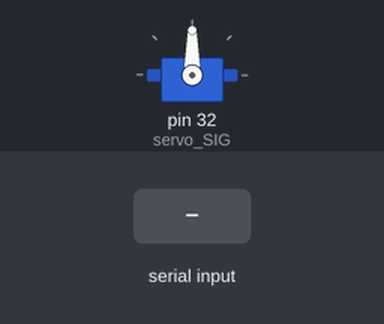
Bench run of a program on a simulated Raspberry Pi (header pin numbers). Shown: servo. Inputs (shaded band) come from the test bench. Servo angles are drawn from the pulse width (0.5 ms = 0°, 2.5 ms = 180°); what the program prints to the terminal is not drawn.

Above: at 3.2 s.
3.3 s: "1" typed at the terminal, then Enter
At 3.9 s:
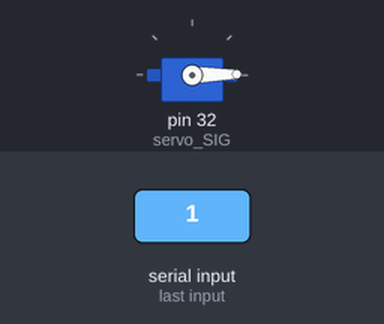
4.8 s: "90" typed at the terminal, then Enter
At 6.2 s:
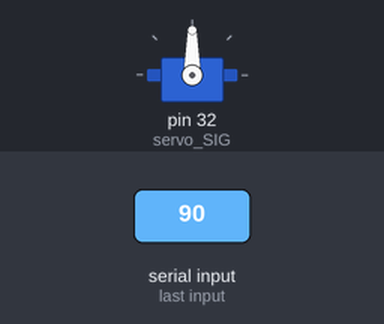
Timing chart, 0 to 7.8 s (numbered marks = the images above; inputs shaded):
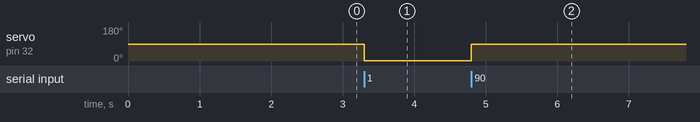

The program:

servo_PWM_GPIO_2_chinese.py
```python
#!/usr/bin/python
# coding:utf-8
# servo_PWM_GPIO_2.py
# 输入一个角度值，舵机将转动到对应的角度
try:
    import RPi.GPIO as GPIO
except RuntimeError:
    print("Error importing RPi.GPIO!  This is probably because you need superuser privileges. "
          " You can achieve this by using 'sudo' to run your script")
import time


def servo_map(before_value, before_range_min, before_range_max, after_range_min, after_range_max):
    """
    功能:将某个范围的值映射为另一个范围的值
    参数：原范围某值，原范围最小值，原范围最大值，变换后范围最小值，变换后范围最大值
    返回：变换后范围对应某值
    """
    percent = (before_value - before_range_min) / (before_range_max - before_range_min)
    after_value = after_range_min + percent * (after_range_max - after_range_min)
    return after_value


GPIO.setmode(GPIO.BOARD)  # 初始化GPIO引脚编码方式
servo_SIG = 32
servo_VCC = 4
servo_GND = 6
servo_freq = 50
servo_time = 0.01
servo_width_min = 2.5
servo_width_max = 12.5
# servo_degree_div =servo_width_max - servo_width_min)/180
GPIO.setup(servo_SIG, GPIO.OUT)
# 如果你需要忽视引脚复用警告，请调用GPIO.setwarnings(False)
# GPIO.setwarnings(False)
servo = GPIO.PWM(servo_SIG, servo_freq)  # 信号引脚=servo_SIG 频率=servo_freq in HZ
servo.start(0)
servo.ChangeDutyCycle((servo_width_min+servo_width_max)/2)  # 回归舵机中位
print('预设置完成，两秒后开始等待输入')
time.sleep(2)
# 为舵机指定位置
try:    # try和except为固定搭配，用于捕捉执行过程中，用户是否按下ctrl+C终止程序
    while 1:
        position = input("请输入0°-180°的角度值：\n")
        if position.isdigit()==1:
            dc = int(position)
            if (dc>=0) and (dc<=180):
                dc_trans=servo_map(dc, 0, 180,servo_width_min,servo_width_max)
                servo.ChangeDutyCycle(dc_trans)
                print("已转动到%d°处"%dc)
            else:
                print("Error Input:Exceed Range")
        else:
            print("Error Input:Not Int Input")
except KeyboardInterrupt:
    pass

servo.stop()  # 停止pwm
GPIO.cleanup()  # 清理GPIO引脚
```

Measured:
- after the input at 3.3 s, servo on pin 32 (servo_SIG): 90° → 1° at once
- after the input at 4.8 s, servo on pin 32 (servo_SIG): 1° → 90° at once
